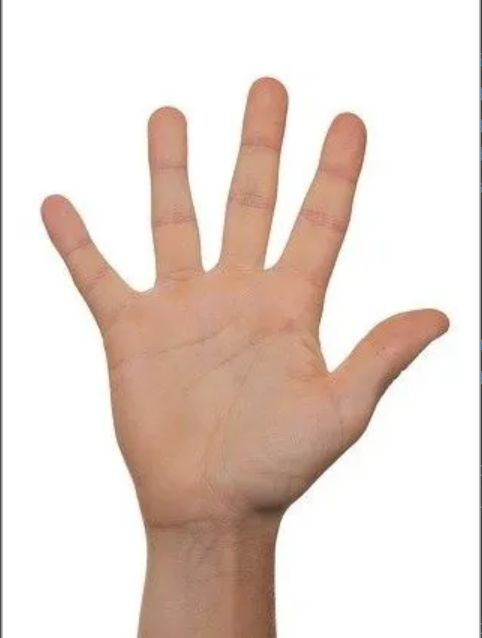
#> input picture orignal.jpg, 482 x 638 px
$ python -i finger_recognize.py   (imports and definitions only)
#> lines starting #> are read from the running program, lines starting #| are printed output that depends on the picture; after the words box and inside, x2 and y2 are one past the last pixel; in counts of white or black regions, pixels touching at a corner belong together
#> further down, picture is the input picture: shape (638, 482, 3); mean B, G, R 207.8, 215.9, 231
import cv2
import numpy as np

def finger_detect(img_input):
	#定义字典，用于存放指尖坐标
	finger = {}
	img = cv2.flip(img_input, 1)			#图像镜像   1：左右镜像   -1：上下镜像
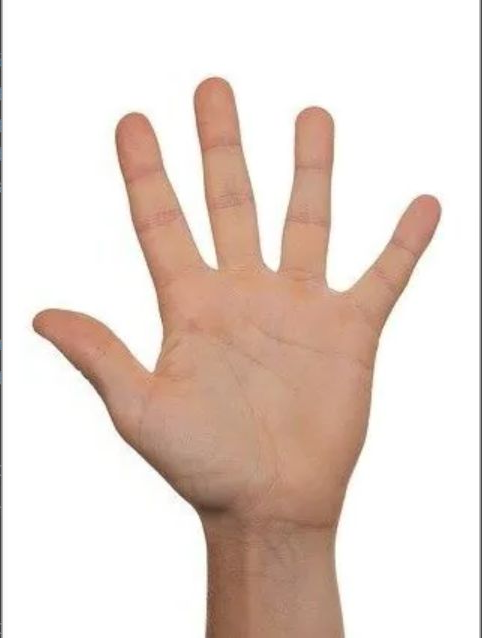
#> img: shape (638, 482, 3); mean B, G, R 207.8, 215.9, 231
#	cv2.imshow('palm image',img)

	#图像处理：灰度转化、阈值分割（将手掌区域从原图像中抠出来）
	hsvim = cv2.cvtColor(img, cv2.COLOR_BGR2HSV)
#> hsvim: shape (638, 482, 3); mean H, S, V 8.8, 31.5, 231.2
	lower = np.array([0, 48, 80], dtype = "uint8")
	upper = np.array([20, 255, 255], dtype = "uint8")
	skinRegionHSV = cv2.inRange(hsvim, lower, upper)
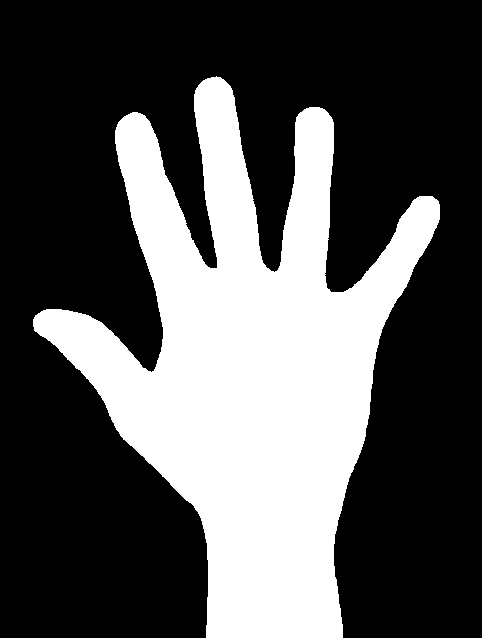
#> skinRegionHSV: shape (638, 482); 32.7% white; 1 white region, box (x1, y1, x2, y2) and area: (33, 76, 440, 638) 100569
	blurred = cv2.blur(skinRegionHSV, (2,2))
	ret,thresh = cv2.threshold(blurred,0,255,cv2.THRESH_BINARY)
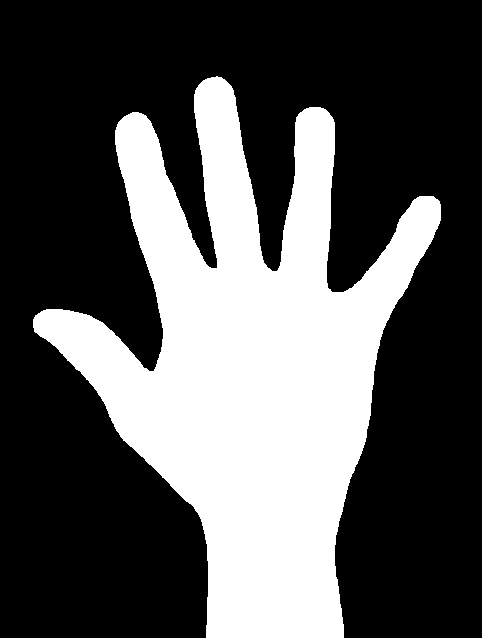
#> thresh: shape (638, 482); 33.2% white; 1 white region
#	cv2.imshow("thresh", thresh)

	#手掌轮廓绘制
	contours, hierarchy = cv2.findContours(thresh, cv2.RETR_TREE, cv2.CHAIN_APPROX_SIMPLE)
#> contours = 1 contour; box (x1, y1, x2, y2) and area: (33, 76, 441, 638) 100784
	contours = max(contours, key=lambda x: cv2.contourArea(x))
#> contours = contour of 911 points, box (x1, y1, x2, y2) (33, 76, 441, 638), area 100784
	cv2.drawContours(img, [contours], -1, (255,255,0), 2)
#	cv2.imshow("contours", img)

	#凸包检测
	hull = cv2.convexHull(contours)
#> hull = contour of 21 points, box (x1, y1, x2, y2) (33, 76, 441, 638), area 156358
	cv2.drawContours(img, [hull], -1, (0, 255, 255), 2)
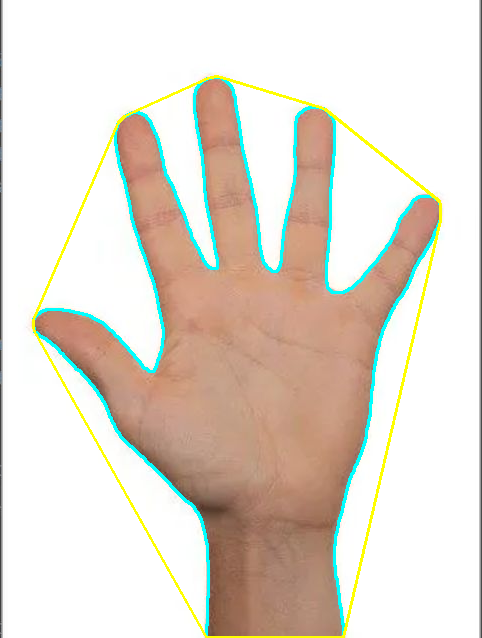
#> img: shape (638, 482, 3); mean B, G, R 207, 218.1, 226.2
#	cv2.imshow("hull", img)
#	print(hull)

	#手掌凸缺陷检测
	hull = cv2.convexHull(contours, returnPoints=False)
#> hull = 21 values, max 910 at index 0, min 0 at index 20, mean 460.2
	defects = cv2.convexityDefects(contours, hull)
#> defects = 15 rows, first 6: [0, 2, 1, 201], [2, 4, 3, 186], [4, 173, 63, 45252], [173, 181, 174, 114], [182, 184, 183, 114], [184, 361, 299, 33679]
#	print(hull)

	#手指个数计数
	if defects is not None:
		cnt = 0
		for i in range(defects.shape[0]): # calculate the angle
			s, e, f, d = defects[i][0]
			start = tuple(contours[s][0])
			end = tuple(contours[e][0])
			far = tuple(contours[f][0])

			a = np.sqrt((end[0] - start[0]) ** 2 + (end[1] - start[1]) ** 2)
			b = np.sqrt((far[0] - start[0]) ** 2 + (far[1] - start[1]) ** 2)
			c = np.sqrt((end[0] - far[0]) ** 2 + (end[1] - far[1]) ** 2)
			angle = np.arccos((b ** 2 + c ** 2 - a ** 2) / (2 * b * c)) # cosine theorem
			if angle <= np.pi / 2: # angle less than 90 degree, treat as fingers
				cnt += 1
				cv2.circle(img, far, 4, [0, 0, 255], -1)
				finger[cnt]=start
				cv2.circle(img, start, 4, [255, 0, 0], -1)
#> this loop made 15 passes
#> (s, e, f, d, start, end, far, a) on passes 1 to 10: (0, 2, 1, 201, (216, 76), (211, 77), (215, 77), 5.1), (2, 4, 3, 186, (211, 77), (207, 78), (210, 78), 4.12), (4, 173, 63, 45252, (207, 78), (132, 112), (216, 268), 82.35), (173, 181, 174, 114, (132, 112), (124, 116), (131, 113), 8.94), (182, 184, 183, 114, (118, 122), (117, 124), (118, 123), 2.24), (184, 361, 299, 33679, (117, 124), (33, 319), (156, 366), 212.3), (362, 364, 363, 186, (33, 327), (34, 331), (34, 328), 4.12), (364, 484, 459, 13769, (34, 331), (206, 637), (198, 513), 351), (485, 679, 590, 8250, (343, 637), (440, 220), (379, 340), 428.1), (680, 682, 681, 162, (440, 204), (439, 201), (439, 203), 3.16)
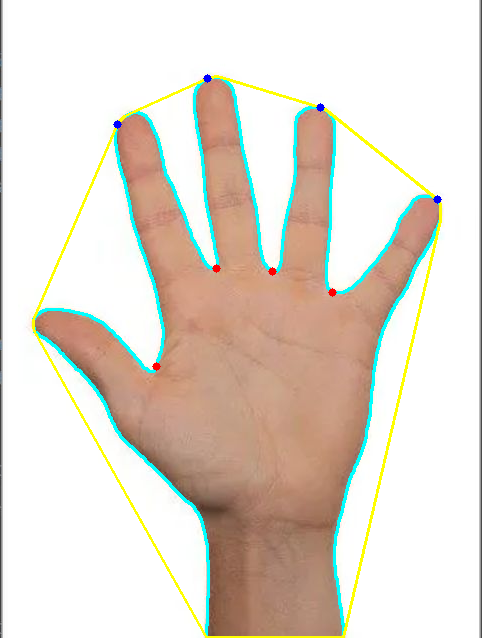
#> img: shape (638, 482, 3); 0.13% of pixels changed, all inside (x1, y1, x2, y2) = (113, 74, 442, 371)
#> after the loop, cnt = 4; finger = {1: (207, 78), 2: (117, 124), 3: (437, 199), 4: (320, 107)}

		if cnt > 0:
			cnt = cnt+1
#> cnt = 5
			cv2.putText(img, str(cnt), (0, 50), cv2.FONT_HERSHEY_SIMPLEX,1, (255, 0, 0) , 2, cv2.LINE_AA)
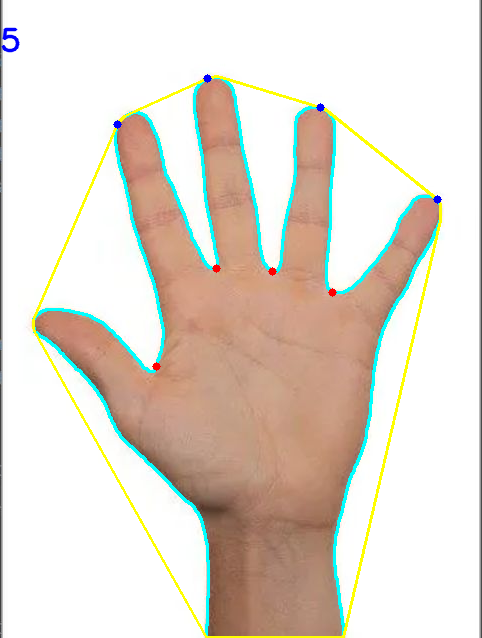
#> img: shape (638, 482, 3); 0.09% of pixels changed, all inside (x1, y1, x2, y2) = (1, 27, 20, 53)
#			print(finger,len(finger))


#	cv2.imshow('final_result',img)

	return finger

>>> import cv2
>>> picture = cv2.imread('orignal.jpg')
>>> result = finger_detect(picture)
#> result has the same summary as finger in finger_detect
